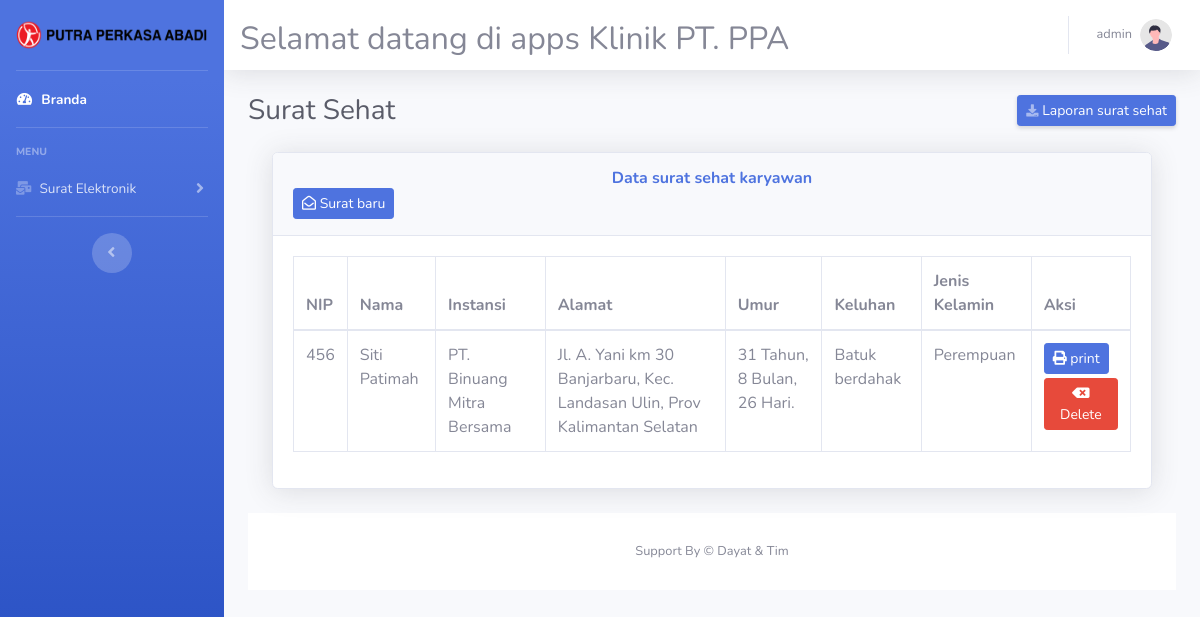
Screenshot of /pages/sehat.php (signed in) with the database file from the repository.
### tables this page shows
CREATE TABLE IF NOT EXISTS `sehat` (
  `idsehat` int(11) NOT NULL AUTO_INCREMENT,
  `idkaryawan` int(11) DEFAULT NULL,
  `dokter` varchar(50) DEFAULT NULL,
  `klinik` varchar(50) DEFAULT NULL,
  `izin_klinik` varchar(50) DEFAULT NULL,
  `berat_badan` int(11) DEFAULT NULL,
  `tinggi_badan` int(11) NOT NULL DEFAULT 0,
  `keluhan` varchar(255) DEFAULT NULL,
  `tekanan_darah` varchar(30) DEFAULT NULL,
  `nafas` int(11) DEFAULT NULL,
  `suhu` varchar(10) DEFAULT NULL,
  `saturasi_o2` varchar(10) DEFAULT NULL,
  `syarat` varchar(50) DEFAULT NULL,
  `tgl_daftar` date NOT NULL,
  `create_add` timestamp NULL DEFAULT current_timestamp(),
  PRIMARY KEY (`idsehat`)
);

CREATE TABLE IF NOT EXISTS `karyawan` (
  `idkaryawan` int(11) NOT NULL AUTO_INCREMENT,
  `id` int(11) NOT NULL DEFAULT 0,
  `nama` varchar(50) DEFAULT NULL,
  `tgl_lahir` date NOT NULL,
  `alamat` varchar(100) DEFAULT NULL,
  `status` varchar(30) DEFAULT NULL,
  `jk` varchar(10) DEFAULT NULL,
  `instansi` varchar(60) DEFAULT NULL,
  `created_add` datetime DEFAULT current_timestamp(),
  PRIMARY KEY (`idkaryawan`)
);

### pages/sehat.php (the view, shortened to what this page needs)
<?php
include "../layouts/header.php";
?>
 <div class="container-fluid">
            <div
              class="d-sm-flex align-items-center justify-content-between mb-4"
            >
              <h1 class="h3 mb-0 text-gray-800">Surat Sehat</h1>
              <a
                href="./export/printsehat.php"
                class="d-none d-sm-inline-block btn btn-sm btn-primary shadow-sm" target="_blank"
                ><i class="fas fa-download fa-sm text-white-50"></i> Laporan surat sehat</a
              >
            </div>
            <div class="container-fluid">
               <div class="card shadow mb-4">
                        <div class="card-header py-3">
                            <h6 class="m-0 font-weight-bold text-primary text-center">Data surat sehat karyawan</h6>
                            <button type="button" class="btn btn-primary btn-sm" data-bs-toggle="modal" data-bs-target="#mySurat" title="Tambah data karyawan">
                            <i class="far fa-envelope-open"></i> Surat baru
                            </button>
                        </div>
                        <div class="card-body">
                            <div class="table-responsive">
                                <table class="table table-bordered" id="dataTable" width="100%" cellspacing="0">
                                    <thead>
                                        <tr>
                                            <th>NIP</th>
                                            <th>Nama</th>
                                            <th>Instansi</th>
                                            <th>Alamat</th>
                                            <th>Umur</th>
                                            <th>Keluhan</th>
                                            <th>Jenis Kelamin</th>
                                            <th>Aksi</th>
                                        </tr>
                                    </thead>
                                    <tbody>
                                      <?php
                                      $data = mysqli_query($koneksi, "SELECT * FROM sehat s, karyawan k WHERE k.idkaryawan = s.idkaryawan ORDER BY idsehat DESC");
                                      while ($s = mysqli_fetch_array($data)) {
                                        $idk    = $s['idkaryawan'];
                                        $id     = $s['id'];
                                        $nama   = $s['nama'];
                                        $inst   = $s['instansi'];
                                        $alamat = $s['alamat'];
                                        $jk     = $s['jk'];
                                        $tgl    = $s['tgl_lahir'];
                                        $keluhan = $s['keluhan']
                                      ?>
                                        <tr>
                                            <td><?= $id; ?></td>
                                            <td><?= $nama; ?></td>
                                            <td><?= $inst; ?></td>
                                            <td><?= $alamat; ?></td>
                                            <td>
                                              <?php
                                            $lahir = new DateTime($tgl);
                                            $today = new DateTime();
                                            $umur = $today->diff($lahir);
                                            echo $umur->y;echo " Tahun, "; echo $umur->m; echo " Bulan, "; echo $umur->d; echo" Hari. ";
                                            ?>
                                            </td>
                                            <td><?= $keluhan; ?></td>
                                            <td><?= $jk; ?></td>
                                            <td>
                                            <a href="export/psehat.php?id=<?= $idk; ?>" class="btn btn-primary btn-sm" target="_blank"><i class="fas fa-print"></i> print</a>
                                            <button type="button" class="btn btn-danger btn-sm my-1" data-bs-toggle="modal" data-bs-target="#myDelete<?= $idk; ?>" title="Delete data">
                                             <i class="fas fa-backspace"></i> Delete
                                            </button>
                                            </td>
                                        </tr>
                                        <?php
                                      }
                                        ?>
                                    </tbody>
                                </table>
                            </div>
            </div>
          </div>
        </div>
<?php
include "../layouts/footer.php";
?>

### rows the page displays
sehat: idkaryawan "456", idkaryawan.nama "Siti Patimah", idkaryawan.instansi "PT. Binuang Mitra Bersama", idkaryawan.alamat "Jl. A. Yani km 30 Banjarbaru, Kec. Landasan Ulin, Prov Kalimantan Selatan", idkaryawan.tgl_lahir "31", idkaryawan.tgl_lahir "8", idkaryawan.tgl_lahir "26", keluhan "Batuk berdahak", idkaryawan.jk "Perempuan"

### other values shown
$_SESSION['username'] "admin"
